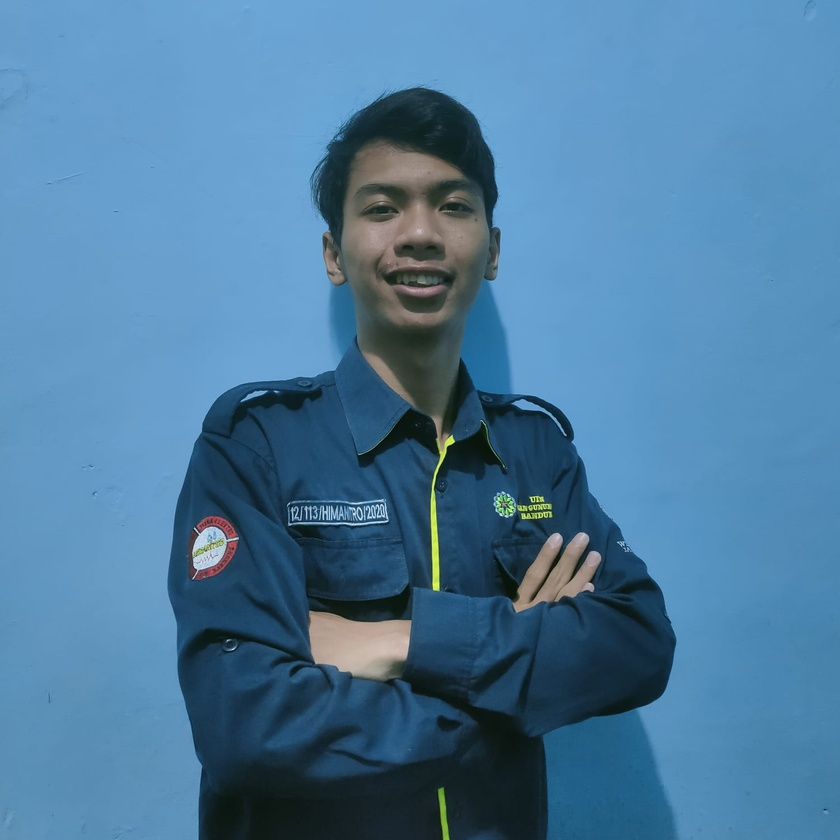
#> input picture images/me-kemjur.jpg, 840 x 840 px, shrunk from 1500 x 1500 before the run
$ jupyter execute 10-2_ekstrasi-fitur-warna.ipynb
#> lines starting #> are read from the running program, lines starting #| are printed output that depends on the picture
[cell 1]
# Import Library
import numpy as np
import imageio
import matplotlib.pyplot as plt
import cv2

[cell 2]
# Load gambar
# img = imageio.imread("gambar4.jpg")
img_bgr = cv2.imread("images/me-kemjur.jpg")
#> img_bgr is the input picture: shape (840, 840, 3); mean B, G, R 157.8, 123, 76.8
img = cv2.cvtColor(img_bgr, cv2.COLOR_BGR2RGB)
height, width, channel = img_bgr.shape
#> height = 840; width = 840; channel = 3

# Membuat variabel untuk menyimpan data gambar
hgr = np.zeros((256))
hgg = np.zeros((256))
hgb = np.zeros((256))
hgrgb = np.zeros((768), dtype=np.int32)

# Mengisi nilai dalam array hg dengan 0
def makeItZero():
    for x in range(0, 256):
        hgr[x] = 0
        hgg[x] = 0
        hgb[x] = 0
    for x in range(0, 768):
        hgrgb[x] = 0

# Menghitung nilai dari gambar
makeItZero()
# th = int(256/64)
temp = [0]
for y in range(0, height):
    for x in range(0, width):
        red = int(img[y][x][0])
        green = int(img[y][x][1])
        blue = int(img[y][x][2])
        red = red + 0
        green = green + 256
        blue = blue + 512
        # temp.append(green)
        hgrgb[red] += 1
        hgrgb[green] += 1
        hgrgb[blue] += 1
#> after the loop, hgrgb = 768 values, max 29962 at index 721, min 0 at index 222, mean 2756.2

# [14 lines of commented-out code are left out]
hist_img = cv2.calcHist([img], [0], None, [768], [0, 768])
#> hist_img = 768 values, max 29913 at index 103, min 0 at index 222, mean 918.8
# plt.plot(hist_img)
# plt.title("Histogram Red Green Blue")
# plt.show()

# Plotting Output Image
fig, axes = plt.subplots(1, 3, figsize=(15, 5))
ax = axes.ravel()

# Plot Citra Input
ax[0].imshow(img)
ax[0].set_title("Citra Input")
ax[1].plot(hgrgb)
ax[1].set_title("Histogram Red Green Blue (hgrgb)")
ax[2].plot(hist_img)
ax[2].set_title("Histogram Red Green Blue (cv2.calcHist)")

fig.tight_layout()
plt.show()
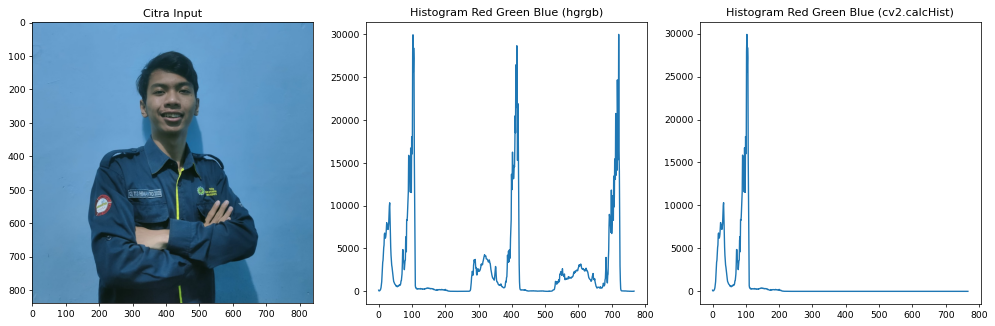
#> figure drawn by matplotlib, 3 panels; panel 2: curve peaks at x = 721, y = 29962; panel 3: curve peaks at x = 103, y = 29913

# Menampilkan histogram
makeItZero()
for y in range(0, img.shape[0]):
    for x in range(0, img.shape[1]):
        red = img[y][x][0]
        green = img[y][x][1]
        blue = img[y][x][2]
        hgr[red] += 1
        hgg[green] += 1
        hgb[blue] += 1
#> after the loop, hgb = 256 values, max 29962 at index 209, min 4 at index 251, mean 2756.2; hgg = 256 values, max 28638 at index 159, min 0 at index 0, mean 2756.2; hgr = 256 values, max 29913 at index 103, min 0 at index 222, mean 2756.2

def plot_result(red, green, blue):
    bins = np.linspace(0, 256, 128)
    fig, (ax1, ax2, ax3) = plt.subplots(1, 3, sharey=True)

    for ax in [ax1, ax2, ax3]:
        ax.spines["top"].set_visible(False)
        ax.spines["right"].set_visible(False)
        ax.spines["left"].set_visible(False)
        ax.spines["bottom"].set_visible(False)
        ax.grid(color='b', linestyle='--', linewidth=0.5, alpha=0.3)
        ax.tick_params(direction='out', color='b', width='1')

    ax1.set_title('Red')
    ax2.set_title('Green')
    ax3.set_title('Blue')

    ax1.hist(red, bins, color="red", alpha=1)
    ax2.hist(green, bins, color="green", alpha=1)
    ax3.hist(blue, bins, color="blue", alpha=1)

plt.rcParams['figure.figsize'] = [20, 7]
plot_result(hgr, hgg, hgb)
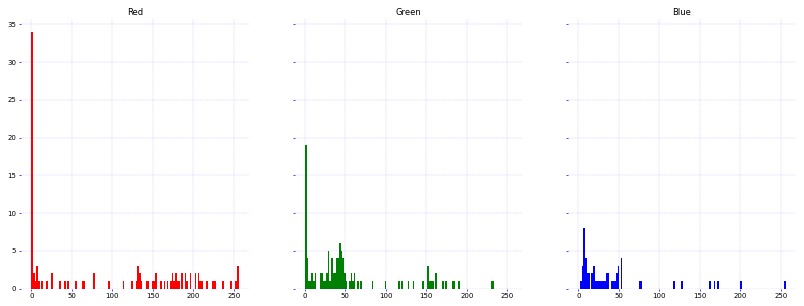
#> figure drawn by matplotlib, 3 panels; panel 1: tallest bar 34 high, from x = 0 to 2.02
